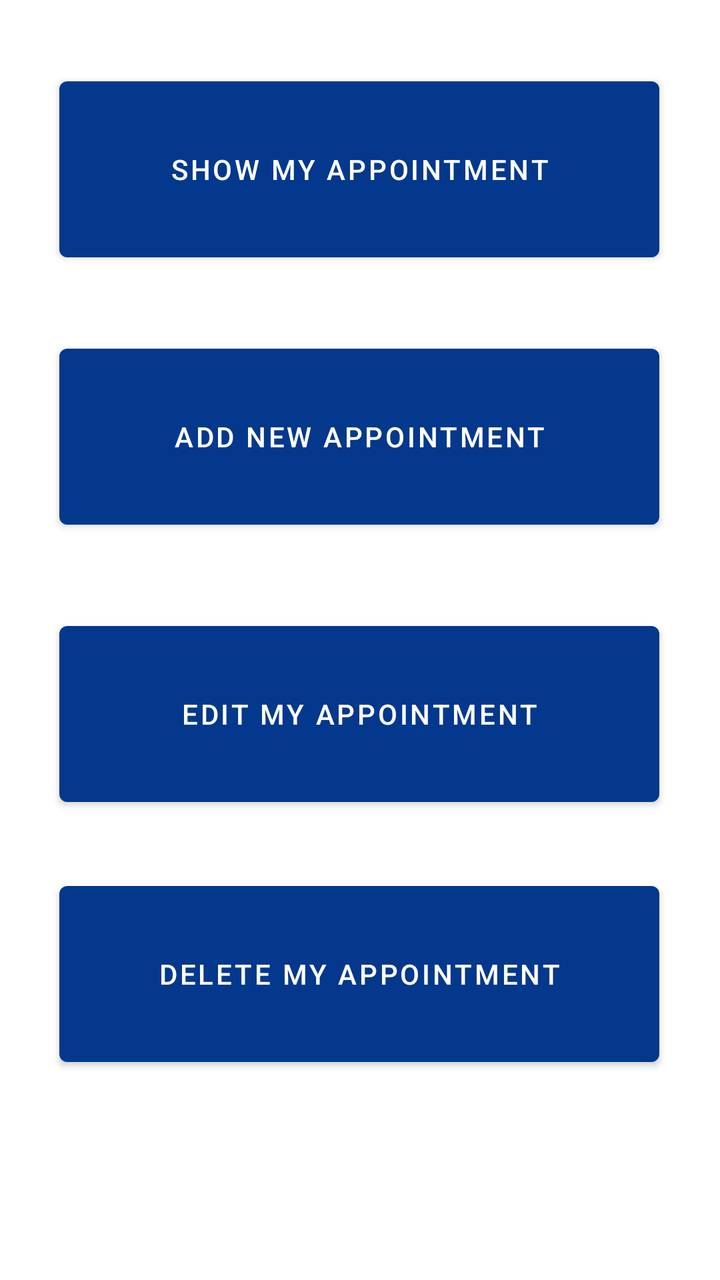
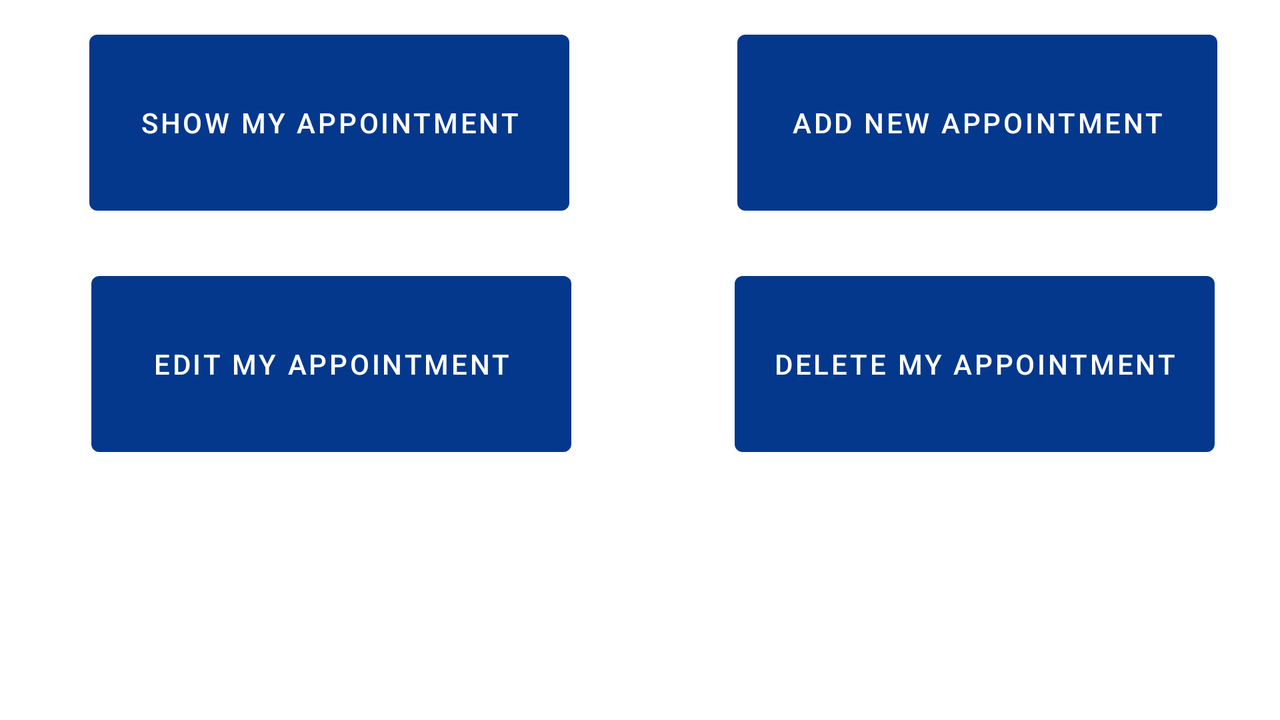

First picture: res/layout/ on a phone held upright. Second picture: the repository's own variant of that layout, on a device whose configuration matches the variant's folder. Source for both follows.
<!-- AndroidManifest.xml: application theme Theme.Mobile_App -->
<!-- res/layout/fragment_appontment.xml -->
<?xml version="1.0" encoding="utf-8"?>
<androidx.constraintlayout.widget.ConstraintLayout xmlns:android="http://schemas.android.com/apk/res/android"
    xmlns:app="http://schemas.android.com/apk/res-auto"
    xmlns:tools="http://schemas.android.com/tools"
    android:layout_width="match_parent"
    android:layout_height="match_parent">


    <Button
        android:id="@+id/btnAdd"
        android:layout_width="300dp"
        android:layout_height="100dp"
        android:text="@string/btnadd"
        app:layout_constraintBottom_toBottomOf="parent"
        app:layout_constraintEnd_toEndOf="parent"
        app:layout_constraintHorizontal_bias="0.495"
        app:layout_constraintStart_toStartOf="parent"
        app:layout_constraintTop_toBottomOf="@+id/btnRead"
        app:layout_constraintVertical_bias="0.083" />

    <Button
        android:id="@+id/btnDelete"
        android:layout_width="300dp"
        android:layout_height="100dp"
        android:text="@string/btndelete"
        app:layout_constraintBottom_toBottomOf="parent"
        app:layout_constraintEnd_toEndOf="parent"
        app:layout_constraintHorizontal_bias="0.495"
        app:layout_constraintStart_toStartOf="parent"
        app:layout_constraintTop_toBottomOf="@+id/btnEdit"
        app:layout_constraintVertical_bias="0.225" />

    <Button
        android:id="@+id/btnEdit"
        android:layout_width="300dp"
        android:layout_height="100dp"
        android:text="@string/btnedit"
        app:layout_constraintBottom_toBottomOf="parent"
        app:layout_constraintEnd_toEndOf="parent"
        app:layout_constraintHorizontal_bias="0.495"
        app:layout_constraintStart_toStartOf="parent"
        app:layout_constraintTop_toBottomOf="@+id/btnAdd"
        app:layout_constraintVertical_bias="0.142" />

    <Button
        android:id="@+id/btnRead"
        android:layout_width="300dp"
        android:layout_height="100dp"
        android:text="@string/btnread"
        app:layout_constraintBottom_toBottomOf="parent"
        app:layout_constraintEnd_toEndOf="parent"
        app:layout_constraintHorizontal_bias="0.495"
        app:layout_constraintStart_toStartOf="parent"
        app:layout_constraintTop_toTopOf="parent"
        app:layout_constraintVertical_bias="0.064" />

</androidx.constraintlayout.widget.ConstraintLayout>
<!-- resources referenced by this layout -->
<resources>
  <string name="btnadd">Add new appointment</string>
  <string name="btndelete">Delete my appointment</string>
  <string name="btnedit">Edit my appointment</string>
  <string name="btnread">Show my appointment</string>
  <style name="Theme.Mobile_App" parent="Theme.MaterialComponents.DayNight.DarkActionBar">
          
          <item name="colorPrimary">@color/blue_col</item>
          <item name="colorPrimaryVariant">@color/dark_blue_col</item>
          <item name="colorOnPrimary">@color/white</item>
          
          <item name="colorSecondary">@color/teal_200</item>
          <item name="colorSecondaryVariant">@color/teal_700</item>
          <item name="colorOnSecondary">@color/black</item>
          
          <item name="android:statusBarColor" tools:targetApi="l">?attr/colorPrimaryVariant</item>
          
      </style>
  <color name="blue_col">#04388c</color>
  <color name="dark_blue_col">#1e1a52</color>
  <color name="white">#FFFFFFFF</color>
  <color name="teal_200">#FF03DAC5</color>
  <color name="teal_700">#FF018786</color>
  <color name="black">#FF000000</color>
</resources>
<!-- res/layout-land/fragment_appontment.xml (the repository's variant of the layout above) -->
<!-- drawn on the phone turned sideways -->
<?xml version="1.0" encoding="utf-8"?>
<androidx.constraintlayout.widget.ConstraintLayout xmlns:android="http://schemas.android.com/apk/res/android"
    xmlns:app="http://schemas.android.com/apk/res-auto"
    xmlns:tools="http://schemas.android.com/tools"
    android:layout_width="match_parent"
    android:layout_height="match_parent">


    <Button
        android:id="@+id/btnAdd"
        android:layout_width="240dp"
        android:layout_height="100dp"
        android:text="@string/btnadd"
        app:layout_constraintBottom_toBottomOf="parent"
        app:layout_constraintEnd_toEndOf="parent"
        app:layout_constraintHorizontal_bias="0.727"
        app:layout_constraintStart_toEndOf="@+id/btnRead"
        app:layout_constraintTop_toTopOf="parent"
        app:layout_constraintVertical_bias="0.044" />

    <Button
        android:id="@+id/btnDelete"
        android:layout_width="240dp"
        android:layout_height="100dp"
        android:text="@string/btndelete"
        app:layout_constraintBottom_toBottomOf="parent"
        app:layout_constraintEnd_toEndOf="parent"
        app:layout_constraintHorizontal_bias="0.715"
        app:layout_constraintStart_toEndOf="@+id/btnEdit"
        app:layout_constraintTop_toBottomOf="@+id/btnAdd"
        app:layout_constraintVertical_bias="0.138" />

    <Button
        android:id="@+id/btnEdit"
        android:layout_width="240dp"
        android:layout_height="100dp"
        android:text="@string/btnedit"
        app:layout_constraintBottom_toBottomOf="parent"
        app:layout_constraintEnd_toEndOf="parent"
        app:layout_constraintHorizontal_bias="0.114"
        app:layout_constraintStart_toStartOf="parent"
        app:layout_constraintTop_toBottomOf="@+id/btnRead"
        app:layout_constraintVertical_bias="0.138" />

    <Button
        android:id="@+id/btnRead"
        android:layout_width="240dp"
        android:layout_height="100dp"
        android:text="@string/btnread"
        app:layout_constraintBottom_toBottomOf="parent"
        app:layout_constraintEnd_toEndOf="parent"
        app:layout_constraintHorizontal_bias="0.112"
        app:layout_constraintStart_toStartOf="parent"
        app:layout_constraintTop_toTopOf="parent"
        app:layout_constraintVertical_bias="0.044" />

</androidx.constraintlayout.widget.ConstraintLayout>
